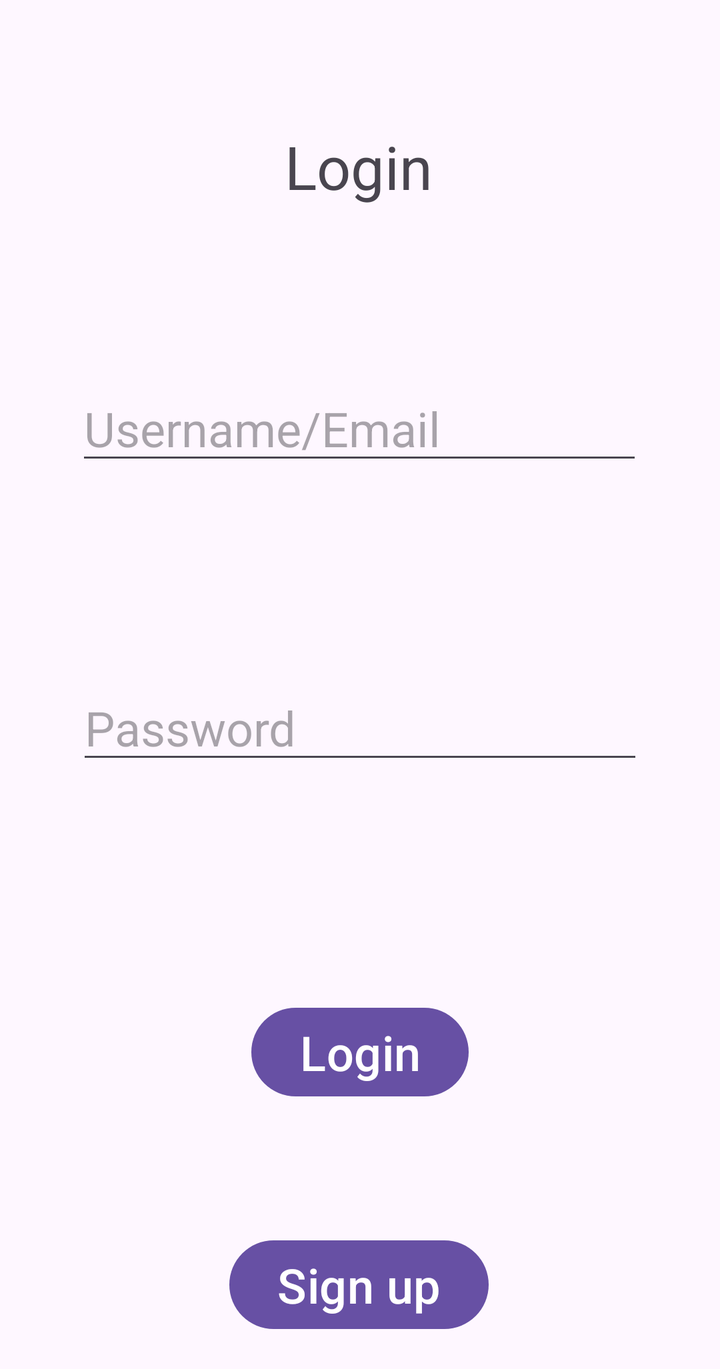
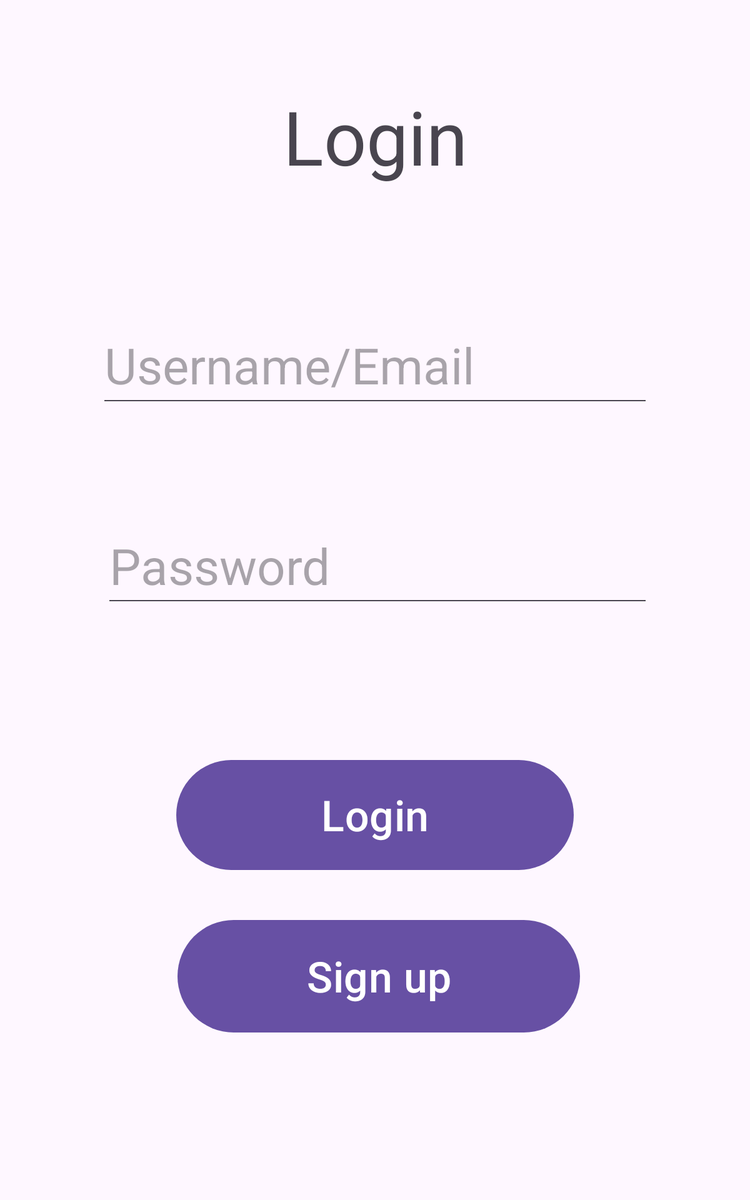

An Android layout and its configuration variant, each rendered on a device that would load it. The default file and the variant file are quoted in full after the pictures.
<!-- AndroidManifest.xml: application theme Theme.SmartAlertProject -->
<!-- res/layout/fragment_first.xml -->
<?xml version="1.0" encoding="utf-8"?>
<androidx.core.widget.NestedScrollView
    xmlns:android="http://schemas.android.com/apk/res/android"
    xmlns:app="http://schemas.android.com/apk/res-auto"
    xmlns:tools="http://schemas.android.com/tools"
    android:layout_width="match_parent"
    android:layout_height="match_parent"
    tools:context=".FirstFragment">

    <androidx.constraintlayout.widget.ConstraintLayout
        android:layout_width="match_parent"
        android:layout_height="match_parent"
        android:padding="16dp">

        <Button
            android:id="@+id/button_login"
            android:layout_width="wrap_content"
            android:layout_height="wrap_content"
            android:layout_marginTop="484dp"
            android:text="@string/loginErrorHeader"
            android:textSize="24sp"
            app:layout_constraintEnd_toEndOf="parent"
            app:layout_constraintStart_toStartOf="parent"
            app:layout_constraintTop_toTopOf="parent" />

        <Button
            android:id="@+id/button_signup"
            android:layout_width="wrap_content"
            android:layout_height="wrap_content"
            android:layout_marginTop="64dp"
            android:text="@string/signupButtonText"
            android:textSize="24sp"
            app:layout_constraintEnd_toEndOf="parent"
            app:layout_constraintHorizontal_bias="0.497"
            app:layout_constraintStart_toStartOf="parent"
            app:layout_constraintTop_toBottomOf="@+id/button_login" />

        <EditText
            android:id="@+id/text_name"
            android:layout_width="wrap_content"
            android:layout_height="wrap_content"
            android:layout_marginTop="172dp"
            android:ems="10"
            android:hint="@string/usernameEmailLoginHint"
            android:inputType="text"
            android:textSize="24sp"
            app:layout_constraintEnd_toEndOf="parent"
            app:layout_constraintHorizontal_bias="0.495"
            app:layout_constraintStart_toStartOf="parent"
            app:layout_constraintTop_toTopOf="parent" />

        <EditText
            android:id="@+id/text_password"
            android:layout_width="wrap_content"
            android:layout_height="wrap_content"
            android:ems="10"
            android:hint="@string/passwordLoginHint"
            android:inputType="textPassword"
            android:textSize="24sp"
            app:layout_constraintBottom_toTopOf="@+id/button_login"
            app:layout_constraintEnd_toEndOf="parent"
            app:layout_constraintHorizontal_bias="0.497"
            app:layout_constraintStart_toStartOf="parent"
            app:layout_constraintTop_toBottomOf="@+id/text_name"
            app:layout_constraintVertical_bias="0.47" />

        <TextView
            android:id="@+id/text_header"
            android:layout_width="wrap_content"
            android:layout_height="wrap_content"
            android:text="@string/loginErrorHeader"
            android:textSize="30sp"
            app:layout_constraintBottom_toTopOf="@+id/text_name"
            app:layout_constraintEnd_toEndOf="parent"
            app:layout_constraintHorizontal_bias="0.498"
            app:layout_constraintStart_toStartOf="parent"
            app:layout_constraintTop_toTopOf="parent"
            app:layout_constraintVertical_bias="0.356" />

    </androidx.constraintlayout.widget.ConstraintLayout>
</androidx.core.widget.NestedScrollView>
<!-- resources referenced by this layout -->
<resources>
  <string name="loginErrorHeader">Login</string>
  <string name="passwordLoginHint">Password</string>
  <string name="signupButtonText">Sign up</string>
  <string name="usernameEmailLoginHint">Username/Email</string>
  <!-- from res/values-v23/ -->
  <style name="Theme.SmartAlertProject" parent="Base.Theme.SmartAlertProject">
          
          <item name="android:navigationBarColor">@android:color/transparent</item>
          <item name="android:statusBarColor">@android:color/transparent</item>
          <item name="android:windowLightStatusBar">?attr/isLightTheme</item>
      </style>
  <style name="Base.Theme.SmartAlertProject" parent="Theme.Material3.DayNight.NoActionBar">
          
          
      </style>
</resources>
<!-- res/layout-sw600dp/fragment_first.xml (the repository's variant of the layout above) -->
<!-- drawn on a 7-inch tablet held upright -->
<?xml version="1.0" encoding="utf-8"?>
<androidx.core.widget.NestedScrollView
    xmlns:android="http://schemas.android.com/apk/res/android"
    xmlns:app="http://schemas.android.com/apk/res-auto"
    xmlns:tools="http://schemas.android.com/tools"
    android:layout_width="match_parent"
    android:layout_height="match_parent"
    tools:context=".FirstFragment">

    <androidx.constraintlayout.widget.ConstraintLayout
        android:layout_width="match_parent"
        android:layout_height="match_parent"
        android:padding="16dp">

        <EditText
            android:id="@+id/text_name"
            android:layout_width="441dp"
            android:layout_height="77dp"
            android:layout_marginTop="236dp"
            android:ems="10"
            android:hint="@string/usernameEmailLoginHint"
            android:inputType="text"
            android:textSize="40sp"
            app:layout_constraintEnd_toEndOf="parent"
            app:layout_constraintHorizontal_bias="0.501"
            app:layout_constraintStart_toStartOf="parent"
            app:layout_constraintTop_toTopOf="parent" />

        <Button
            android:id="@+id/button_login"
            android:layout_width="318dp"
            android:layout_height="96dp"
            android:layout_marginTop="588dp"
            android:text="@string/loginErrorHeader"
            android:textSize="34sp"
            app:layout_constraintEnd_toEndOf="parent"
            app:layout_constraintStart_toStartOf="parent"
            app:layout_constraintTop_toTopOf="parent" />

        <TextView
            android:id="@+id/text_header"
            android:layout_width="wrap_content"
            android:layout_height="wrap_content"
            android:text="@string/loginErrorHeader"
            android:textSize="60sp"
            app:layout_constraintBottom_toTopOf="@+id/text_name"
            app:layout_constraintEnd_toEndOf="parent"
            app:layout_constraintStart_toStartOf="parent"
            app:layout_constraintTop_toTopOf="parent"
            app:layout_constraintVertical_bias="0.34" />

        <Button
            android:id="@+id/button_signup"
            android:layout_width="322dp"
            android:layout_height="98dp"
            android:layout_marginTop="32dp"
            android:text="@string/signupButtonText"
            android:textSize="34sp"
            app:layout_constraintBottom_toBottomOf="parent"
            app:layout_constraintEnd_toEndOf="parent"
            app:layout_constraintHorizontal_bias="0.513"
            app:layout_constraintStart_toStartOf="parent"
            app:layout_constraintTop_toBottomOf="@+id/button_login"
            app:layout_constraintVertical_bias="1.0" />

        <EditText
            android:id="@+id/text_password"
            android:layout_width="437dp"
            android:layout_height="76dp"
            android:ems="10"
            android:hint="@string/passwordLoginHint"
            android:inputType="textPassword"
            android:textSize="40sp"
            app:layout_constraintBottom_toTopOf="@+id/button_login"
            app:layout_constraintEnd_toEndOf="parent"
            app:layout_constraintHorizontal_bias="0.516"
            app:layout_constraintStart_toStartOf="parent"
            app:layout_constraintTop_toBottomOf="@+id/text_name"
            app:layout_constraintVertical_bias="0.421" />

    </androidx.constraintlayout.widget.ConstraintLayout>
</androidx.core.widget.NestedScrollView>
